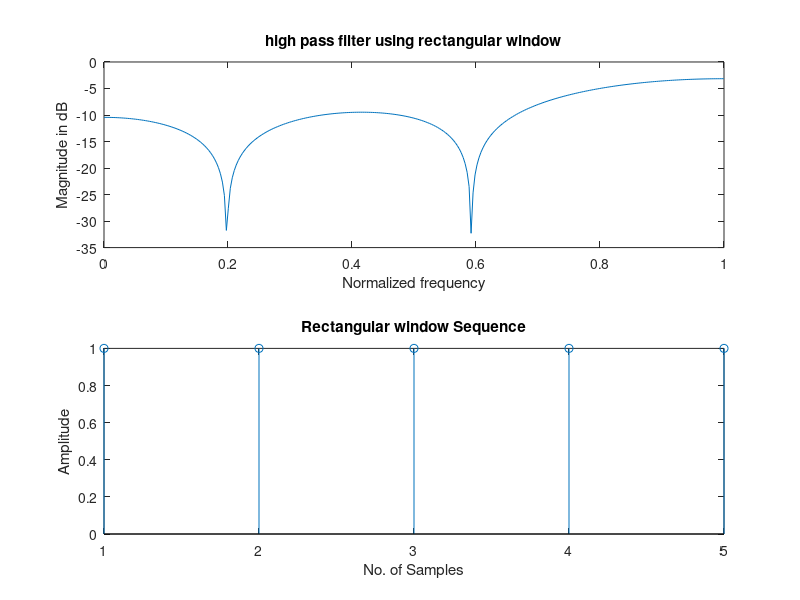

Recreate this plot in MATLAB.
clc;
clear all;
close all;
wc=0.9*pi;
eps=0.001;
N = input('Enter the value of N=');
alpha = (N-1)/2;

n = 0:1:N-1;
hd = (sin(pi*(n-alpha+eps))-sin(wc*(n-alpha+eps)))./(pi*(n-alpha+eps));
wr = boxcar(N);
hn = hd.*wr';
w = 0:0.01:pi;
h = freqz(hn,1,w);
subplot(2,1,1);
plot(w/pi,10*log10(abs(h)));
title('high pass filter using rectangular window');
xlabel('Normalized frequency');
ylabel('Magnitude in dB');
subplot(2,1,2);
stem(wr);
title('Rectangular window Sequence');
xlabel('No. of Samples');
ylabel('Amplitude');
